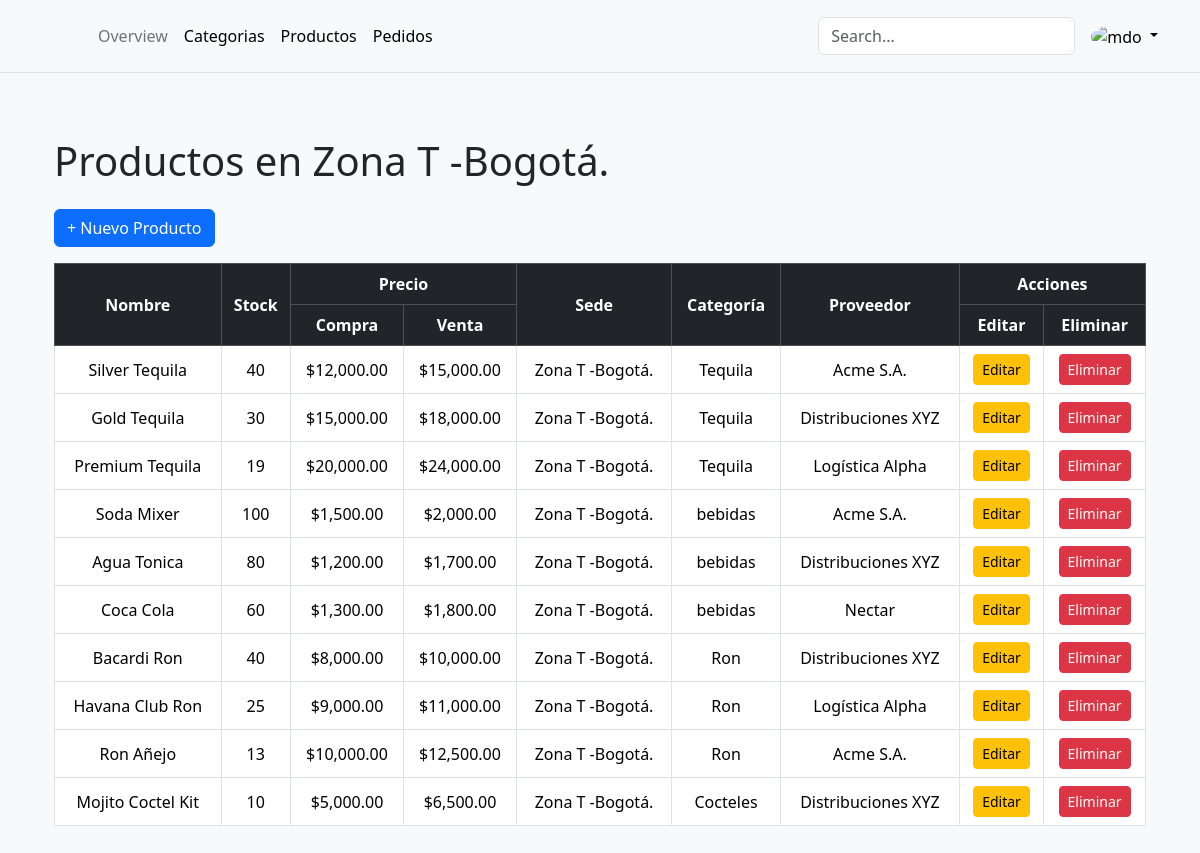
Page /cajero/productos/ (signed in) on the earlier database version.
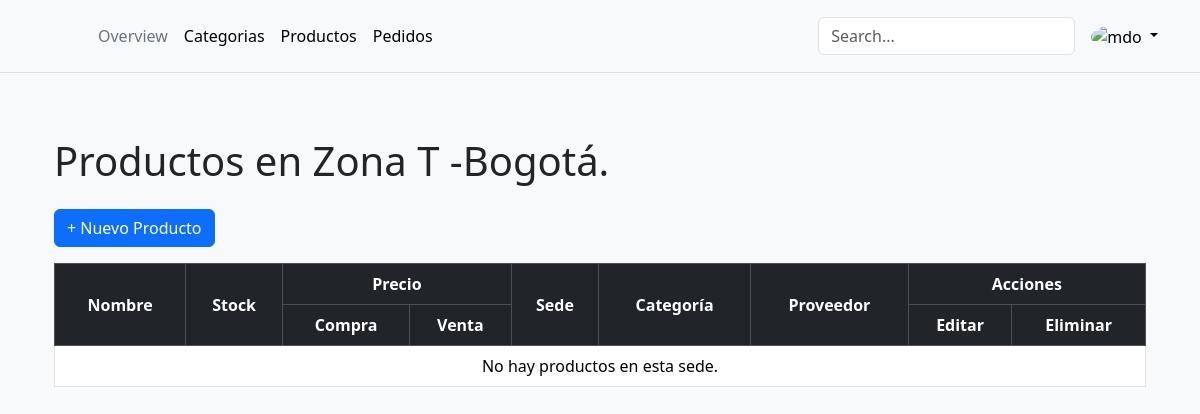
Same page on the later database version.
### adminis/models.py (models this page shows, shortened)
class Sede(models.Model):
    ESTADO = (
        (0, 'inactivo'),
        (1, 'activo')
    )
    idSede = models.AutoField(primary_key=True, db_column='idSede')
    nombre = models.CharField(max_length=100, null=True, db_column='nombre')
    estado = models.BooleanField(choices=ESTADO, null=True, default=1,db_column='estado')
    Ciudad = models.ForeignKey(
        Ciudad,
        on_delete=models.PROTECT,
        db_column='Ciudad_idCiudad',
        related_name='sedes',
        null=True,
        blank=True
    )
    class Meta:
        db_table = 'Sede'
        managed = True
        verbose_name = 'Sede'
        verbose_name_plural = 'Sedes'

### cajero/models.py (models this page shows, shortened)
class Producto(models.Model):
    nombre = models.CharField(max_length=100, verbose_name='Nombre del producto')
    stock = models.PositiveIntegerField(default=0, verbose_name='Cantidad en stock')
    precio_compra = models.DecimalField(max_digits=10, decimal_places=2, verbose_name='Precio de compra del producto')
    precio_venta = models.DecimalField(max_digits=10, decimal_places=2, verbose_name='Precio de venta del producto')
    sede = models.ForeignKey(
        Sede, on_delete=models.CASCADE, null=True, blank=True, related_name='producto_sede', verbose_name='Sede asignada'
    )
    categoria = models.ForeignKey(
        Categoria, on_delete=models.CASCADE, null=True, blank=True, related_name='producto_categoria', verbose_name='Categoría'
    )
    proveedor = models.ForeignKey(
        Proveedor, on_delete=models.CASCADE, null=True, blank=True, related_name='producto_proveedor', verbose_name='Proveedor'
    )

class Categoria(models.Model):
    idCategoria = models.AutoField(primary_key=True)
    nombre = models.CharField(max_length=100)
    estado = models.BooleanField(default=True)

class Proveedor(models.Model):
    ESTADO = (
    (0, 'inactivo'),
    (1, 'activo')
    )
    nombre = models.CharField(max_length=100, verbose_name='Nombre del proveedor')
    estado = models.BooleanField(choices=ESTADO, default=1, verbose_name='Estado del proveedor')

### cajero/views.py (the view)
# urls.py: path('productos/', ProductoListView.as_view(), name='producto_list'),
class ProductoListView(LoginRequiredMixin, ListView):
    model = Producto
    template_name = 'producto/producto_list.html'
    context_object_name = 'productos'
    def get_queryset(self):
        user_sede = self.request.user.sede
        return Producto.objects.filter(sede=user_sede)
    def get_context_data(self, **kwargs):
        ctx = super().get_context_data(**kwargs)
        ctx['usuario'] = self.request.user
        ctx['sede']    = self.request.user.sede
        return ctx

### cajero/templates/producto/producto_list.html
{% extends 'base.html' %}
{% load humanize %}
{% block content %}
<div class="container">
    <h1 class="mb-4">Productos en {{ sede.nombre }}</h1>
    <div class="mb-3">
        <a href="{% url 'cajero:producto_create' %}" class="btn btn-primary">+ Nuevo Producto</a>
    </div>
    <div class="table-responsive">
        <table class="table table-bordered table-hover text-center align-middle">
            <thead class="table-dark text-center">
                <tr>
                    <th rowspan="2" class="align-middle">Nombre</th>
                    <th rowspan="2" class="align-middle">Stock</th>
                    <th colspan="2" class="align-middle">Precio</th>
                    <th rowspan="2" class="align-middle">Sede</th>
                    <th rowspan="2" class="align-middle">Categoría</th>
                    <th rowspan="2" class="align-middle">Proveedor</th>
                    <th colspan="2" class="align-middle">Acciones</th>
                </tr>
                <tr>
                    <th class="align-middle">Compra</th>
                    <th class="align-middle">Venta</th>
                    <th class="align-middle">Editar</th>
                    <th class="align-middle">Eliminar</th>
                </tr>
            </thead>
            <tbody>
                {% for p in productos %}
                <tr>
                    <td>{{ p.nombre }}</td>
                    <td>{{ p.stock|intcomma }}</td>
                    <td>${{ p.precio_compra|floatformat:2|intcomma }}</td>
                    <td>${{ p.precio_venta|floatformat:2|intcomma }}</td>
                    <td>{{ p.sede.nombre }}</td>
                    <td>{{ p.categoria.nombre }}</td>
                    <td>{{ p.proveedor.nombre }}</td>
                    <td>
                        <a href="{% url 'cajero:producto_update' p.pk %}" class="btn btn-sm btn-warning">Editar</a>
                    </td>
                    <td>
                        <a href="{% url 'cajero:producto_delete' p.pk %}" class="btn btn-sm btn-danger">Eliminar</a>
                    </td>
                </tr>
                {% empty %}
                <tr>
                    <td colspan="9" class="text-center">No hay productos en esta sede.</td>
                </tr>
                {% endfor %}
            </tbody>
        </table>
    </div>
</div>
{% endblock %}

### templates/base.html (shortened to what this page needs)
<!DOCTYPE html>
<html lang="es">
<head>
    <link
      href="https://cdn.jsdelivr.net/npm/bootstrap@5.3.5/dist/css/bootstrap.min.css"
      rel="stylesheet"
    >
</head>
<body class="bg-light">
    {% include 'includes/header.html' %}
    <main class="container py-5">
        {% block content %}
        {% endblock %}
    </main>
</body>
</html>

### templates/includes/header.html (shortened to what this page needs)
<header class="p-3 mb-3 border-bottom">
  <div class="container">
    <div class="d-flex flex-wrap align-items-center justify-content-center justify-content-lg-start">
      <a href="/" class="d-flex align-items-center mb-2 mb-lg-0 link-body-emphasis text-decoration-none">
        <svg class="bi me-2" width="40" height="32" role="img" aria-label="Bootstrap"><use xlink:href="#bootstrap"></use></svg>
      </a>
      <ul class="nav col-12 col-lg-auto me-lg-auto mb-2 justify-content-center mb-md-0">
        <li><a href="#" class="nav-link px-2 link-secondary">Overview</a></li>
        <li><a href="{%url 'cajero:lista_categorias' %}" class="nav-link px-2 link-body-emphasis">Categorias</a></li>
        <li><a href="/cajero/productos" class="nav-link px-2 link-body-emphasis">Productos</a></li>
        <li><a href="{%url 'cajero:pedido_list' %}" class="nav-link px-2 link-body-emphasis">Pedidos</a></li>
      </ul>
      <form class="col-12 col-lg-auto mb-3 mb-lg-0 me-lg-3" role="search">
        <input type="search" class="form-control" placeholder="Search..." aria-label="Search">
      </form>
      <div class="dropdown text-end">
        <a href="#" class="d-block link-body-emphasis text-decoration-none dropdown-toggle" data-bs-toggle="dropdown" aria-expanded="false">
          <img src="https://github.com/mdo.png" alt="mdo" width="32" height="32" class="rounded-circle">
        </a>
      </div>
    </div>
  </div>
</header>

### templates/base.html (style rules this page uses)
:root { --bs-primary: #d39e2e; --bs-primary-rgb: 211,158,46; --bs-body-color: #333; --bs-body-bg: #f9f9f9; }
body { color: var(--bs-body-color); background-color: var(--bs-body-bg) !important; }

Differences in the rows shown:
removed Producto: nombre "Silver Tequila", stock "40", precio_compra "12,000.00", precio_venta "15,000.00", sede.nombre "Zona T -Bogotá.", categoria.nombre "Tequila", proveedor.nombre "Acme S.A."
removed Producto: nombre "Gold Tequila", stock "30", precio_compra "15,000.00", precio_venta "18,000.00", sede.nombre "Zona T -Bogotá.", categoria.nombre "Tequila", proveedor.nombre "Distribuciones XYZ"
removed Producto: nombre "Premium Tequila", stock "19", precio_compra "20,000.00", precio_venta "24,000.00", sede.nombre "Zona T -Bogotá.", categoria.nombre "Tequila", proveedor.nombre "Logística Alpha"
removed Producto: nombre "Soda Mixer", stock "100", precio_compra "1,500.00", precio_venta "2,000.00", sede.nombre "Zona T -Bogotá.", categoria.nombre "bebidas", proveedor.nombre "Acme S.A."
removed Producto: nombre "Agua Tonica", stock "80", precio_compra "1,200.00", precio_venta "1,700.00", sede.nombre "Zona T -Bogotá.", categoria.nombre "bebidas", proveedor.nombre "Distribuciones XYZ"
removed Producto: nombre "Coca Cola", stock "60", precio_compra "1,300.00", precio_venta "1,800.00", sede.nombre "Zona T -Bogotá.", categoria.nombre "bebidas", proveedor.nombre "Nectar"
removed Producto: nombre "Bacardi Ron", stock "40", precio_compra "8,000.00", precio_venta "10,000.00", sede.nombre "Zona T -Bogotá.", categoria.nombre "Ron", proveedor.nombre "Distribuciones XYZ"
removed Producto: nombre "Havana Club Ron", stock "25", precio_compra "9,000.00", precio_venta "11,000.00", sede.nombre "Zona T -Bogotá.", categoria.nombre "Ron", proveedor.nombre "Logística Alpha"
removed Producto: nombre "Ron Añejo", stock "13", precio_compra "10,000.00", precio_venta "12,500.00", sede.nombre "Zona T -Bogotá.", categoria.nombre "Ron", proveedor.nombre "Acme S.A."
removed Producto: nombre "Mojito Coctel Kit", stock "10", precio_compra "5,000.00", precio_venta "6,500.00", sede.nombre "Zona T -Bogotá.", categoria.nombre "Cocteles", proveedor.nombre "Distribuciones XYZ"
Other differences:
text now shown: "No hay productos en esta sede."
